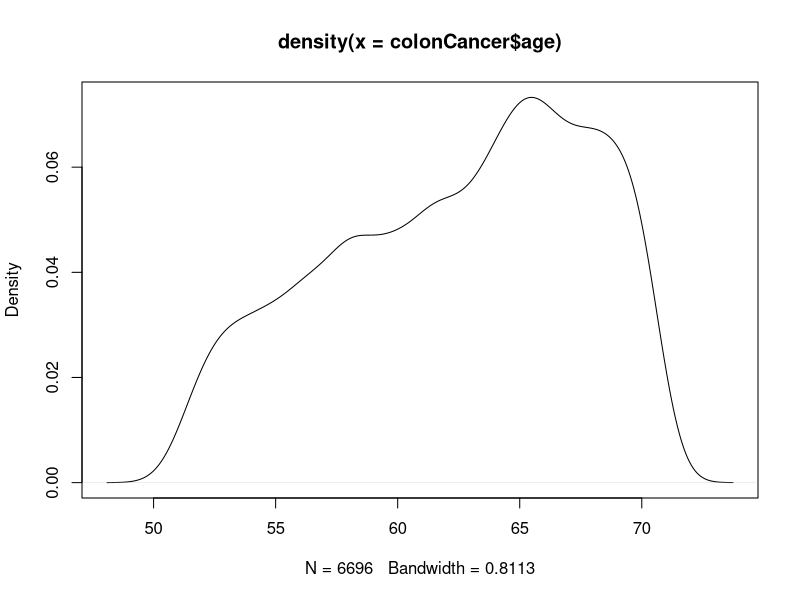
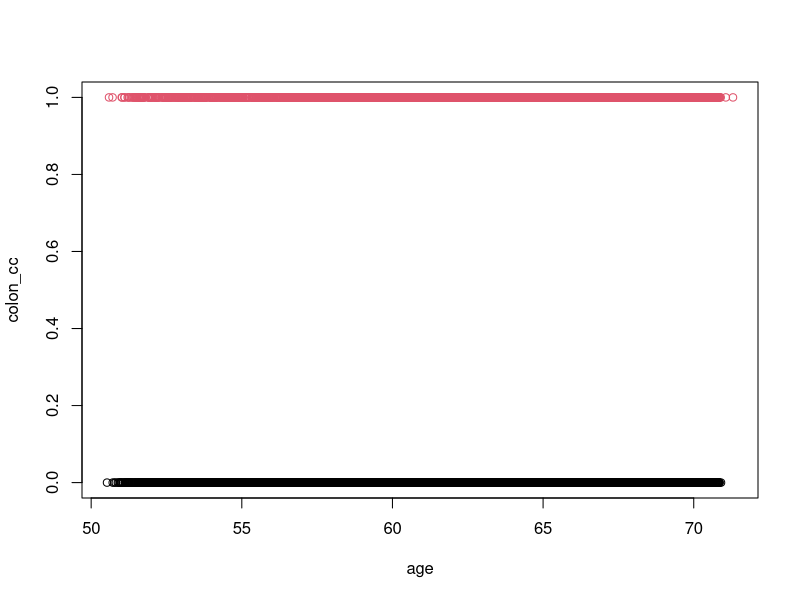
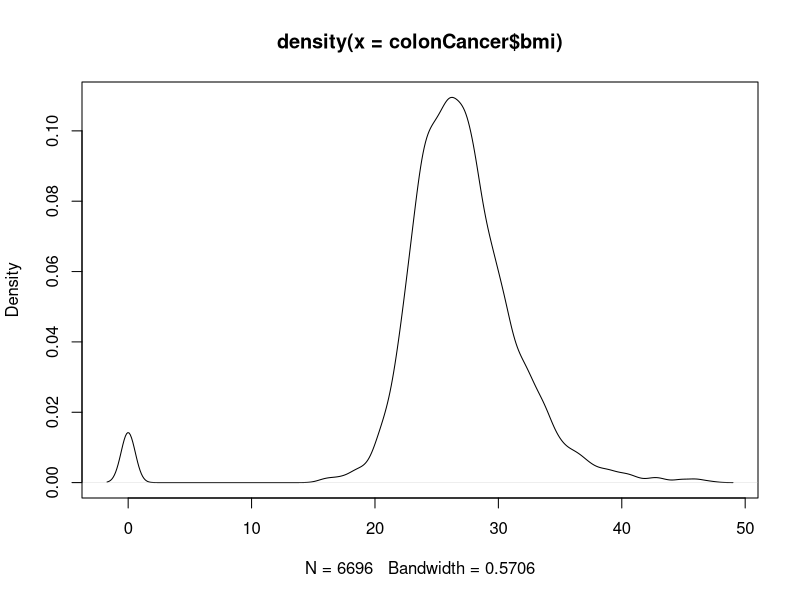
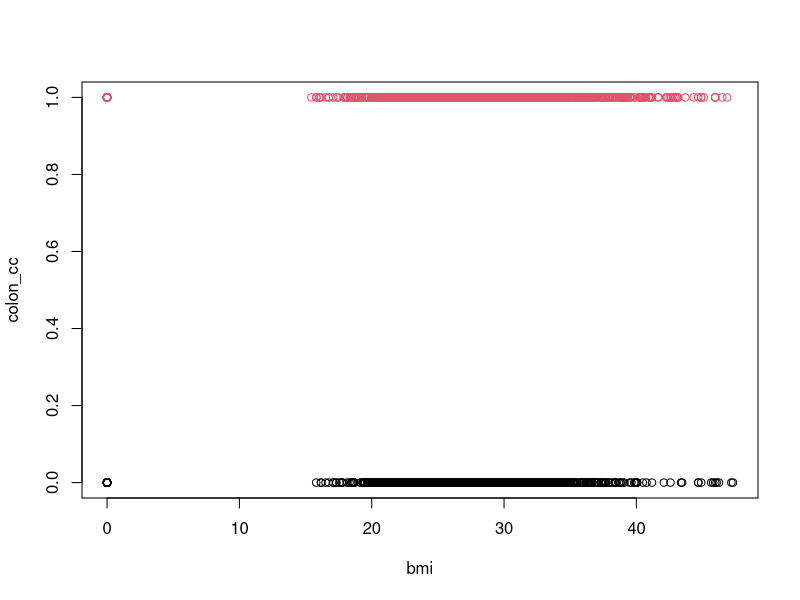

The R source for these figures, in order: (Note: this script raises an error after producing the figures.)
####
####This program analyzes the colon cancer data set. Model used is based out of Cox regression with splines using GAM
####colon_cc: = 0 if the person survives colon cancer, i.e., is censored. = 1 otherwise 
####nonsmoker: = 1 if the person is a nonsmoker, = 0 if they smoke 
####age: Self-explanatory 
####bmi: Self-explanatory 
####personyrs: Time since being diagnosed with colon cancer : This is the t in hazard function h(t) being modelled as Cox
####

#### This is where my dataset is located. 
setwd("F:/vigupta/OneDrive/Learning/DataScience/Statistics Texas A&M University/689/Assignment/Assignment13")

colonCancer = read.csv("Colon_Cancer_Data.csv")
attach(colonCancer)
#### Might not be needed but we will do anyways to be safe to repro. 
set.seed(12234)

####libraries needed

library(mgcv)

####1. What percentage died ? 

pctDied = 100*sum(colonCancer$colon_cc) / nrow(colonCancer)
##50% 

####2. Run a Cox regression with age and bmi entering linearly.

##Acceptable normal fit , no separation seen between the classes 
plot(density(colonCancer$age))
shapiro.test(sample(colonCancer$age , 4000))
plot(age , colon_cc , col = colon_cc + 1)

##Evidence of multi modality , no separation seen between the classes 
plot(density(colonCancer$bmi))
plot(bmi , colon_cc , col = colon_cc + 1)

colFit.Linear = gam(personyrs ~ age + bmi + nonsmoker , weights = colon_cc , family = cox.ph , data = colonCancer)
summary(colFit.Linear)


###Fit 

####Family: Cox PH 
####Link function: identity 
####
####Formula:
####personyrs ~ age + bmi + nonsmoker
####
####Parametric coefficients:
####           Estimate Std. Error z value Pr(>|z|)    
####age        0.049705   0.003418  14.541  < 2e-16 ***
####bmi        0.018054   0.003393   5.321 1.03e-07 ***
####nonsmoker -0.178275   0.034771  -5.127 2.94e-07 ***
####---
####Signif. codes:  0 '***' 0.001 '**' 0.01 '*' 0.05 '.' 0.1 ' ' 1
####
####
####Deviance explained = 1.61%
####-REML =  27879  Scale est. = 1         n = 6696

#### We do significant effect of smoker, age , bmi, 

names(colFit.Linear)
logLik.gam(colFit.Linear)

##'log Lik.' -27867.43 (df=3)
(colFit.Linear$deviance)
(colFit.Gam$deviance)

####3. Describe the results in problem 1, as a statistical significance 

plot(colFit.Linear$linear.predictors,residuals(colFit.Linear),xlab="Linear predictors",
     ylab = "Cox Residuals")
##' The above model we have entered age , bmi and smoking status as continuous random variables. 
##' Smoking status is in (0, 1) and the coeff should be interpreted as such. 1 if non - smoker. 
##' 
##' Age : We see from the dataset that the age is ~ between 50 - 80 , with the coef in survival 
##' fit to be + , 0.049705. Thus as we expected , with the increase in the age, risk of dying with 
##' colon cancer increases. The estimated effect of age is 0.049705 with a highly significant 
##' pvalue of ~ 0
##' 
##' smoking : We note that the Smokers are referenced as 0 in the data set. Since the coeff is -ve , the 
##' risk of a smoker having colon cancer is higher than that of non smoker
##' The estimated effect of smoking is -0.178275 with a highly significant pvalue of ~ 0
##' 
##' BMI : As with age, we notice that as the BMI level increases the risk of dying also increases. 
##' The estimated effect of bmi is 0.018054 with a highly significant pvalue of ~ 0
##' 
##' 

####4. Cox regression with age and bmi entering as smooths

colFit.Gam = gam(personyrs ~ s(age , bs = "cr" , k = 20) + s(bmi, bs = "cr" , k = 20) + nonsmoker 
                 , weights = colon_cc , family = cox.ph , data = colonCancer)
summary(colFit.Gam)

####Family: Cox PH 
####Link function: identity 
####
####Formula:
####personyrs ~ s(age, bs = "cr", k = 20) + s(bmi, bs = "cr", k = 20) + 
####    nonsmoker
####
####Parametric coefficients:
####          Estimate Std. Error z value Pr(>|z|)    
####nonsmoker  -0.1744     0.0348  -5.011 5.42e-07 ***
####---
####Signif. codes:  0 '***' 0.001 '**' 0.01 '*' 0.05 '.' 0.1 ' ' 1
####
####Approximate significance of smooth terms:
####         edf Ref.df Chi.sq  p-value    
####s(age) 2.402  3.013 210.98  < 2e-16 ***
####s(bmi) 2.887  3.554  39.27 6.62e-08 ***
####---
####Signif. codes:  0 '***' 0.001 '**' 0.01 '*' 0.05 '.' 0.1 ' ' 1
####
####Deviance explained = 1.76%
####-REML =  27868  Scale est. = 1         n = 6696

logLik.gam(colFit.Gam)
##'log Lik.' -27857.93 (df=7.567786)
##'

####5. What is statistically significant

##' We note that as with the linear age and bmi , the splines on age and bmi 
##' are also statistically significant with a p value of ~ 0 for both the
##' covariates.


####6. Try to compare the models in Problems 4 and 1 using your favorite method

### Compare the two fits via a Chisq test on anova. 
anova(colFit.Gam , colFit.Linear , test = "Chisq")

###Analysis of Deviance Table
###
###Model 1: personyrs ~ s(age, bs = "cr", k = 20) + s(bmi, bs = "cr", k = 20) + 
###    nonsmoker
###Model 2: personyrs ~ age + bmi + nonsmoker
###  Resid. Df Resid. Dev      Df Deviance Pr(>Chi)   
###1    6687.2      55716                             
###2    6693.0      55735 -5.8469   -19.01 0.003709 **
###---
###Signif. codes:  0 '***' 0.001 '**' 0.01 '*' 0.05 '.' 0.1 ' ' 1

#### We clearly see that the spline fits are statistically significant. 

####7.  Plot the smooths and their pointwise CI and also and the Cox residuals.

#### Plotting the smooths with the fit

par(mfrow = c(2,1))
plot(colFit.Gam , col = "dodgerblue" , lwd = 2 , ylab = "Smooth Fits" , main = "GAM plot")
#### Plotting the cox residuals
par(mfrow = c(1,1))
plot(colFit.Gam$linear.predictors , residuals(colFit.Gam) , xlab = "Linear predictor" , 
     ylab = "Cox Residuals" , main = "Cox residual plot" , col = "dodgerblue" )

####8.  Do the Cox residuals look something like the Simon Wood data? 

#### Yes the COX residuals between Simon Wood and COlon cancer models look similar. 


####8.  Pick any 4 people and plot their survival curves and pointwise confidence intervals.
set.seed(12234)
ng = 100
samples = sample(1:nrow(colonCancer) , 4)
nonsmoker[samples]
agegrid= seq(min(age) , max(age) , length = ng )
bmigrid= seq(min(bmi) , max(bmi) , length = ng )
yearsgrid= seq(min(personyrs) , max(personyrs) , length = ng )

par(mfrow = c(2,2))

for (i in samples) {
  
nonsmokegrid = rep(nonsmoker[i] , ng)
newdf = data.frame("nonsmoker" = nonsmokegrid, "age" = agegrid ,"bmi" = bmigrid, "personyrs" = yearsgrid    )
head(newdf)
head(colonCancer)
pr = predict(colFit.Linear,newdata=newdf,type="response",se=TRUE)
plot(newdf$personyrs,pr$fit,type="l",ylim=c(0.,1),xlab="Person Years",
     ylab="Risk to Die ",lwd=2,col="blue",
     main = substitute(paste("Survival Curve for Subject = ",m , ", Nonsmoker = " , s),list(m = i , s = nonsmoker[i])))
legend("bottomleft" , c("Mean func" , "C.I - mean") , text.col = c("blue" , "red4"))
## Add intervals based on cumulative hazard s.e...
# This appears to be correct, but involves heavy theory
se = pr$se.fit/pr$fit
lines(newdf$personyrs,exp(log(pr$fit)+2*se),col="red4",lwd=2 , lty = 2)
lines(newdf$personyrs,exp(log(pr$fit)-2*se),col="red4",lwd=2 , lty = 2)

}

